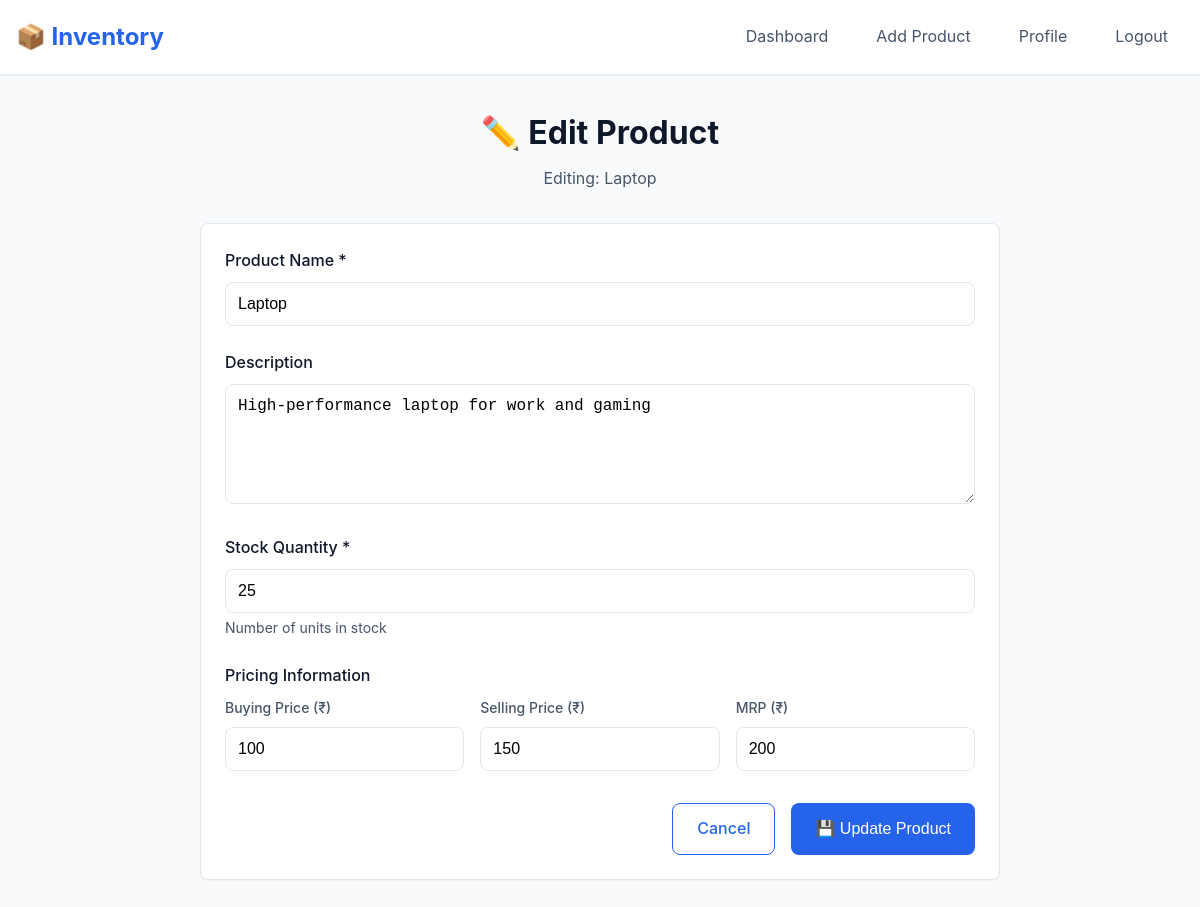
Page /inventory/product/2/edit (signed in) on the committed database.
### tables this page shows
CREATE TABLE products (
                id INTEGER PRIMARY KEY AUTOINCREMENT,
                user_id INTEGER NOT NULL,
                name TEXT NOT NULL,
                description TEXT,
                quantity INTEGER DEFAULT 0,
                created_at TIMESTAMP DEFAULT CURRENT_TIMESTAMP,
                updated_at TIMESTAMP DEFAULT CURRENT_TIMESTAMP,
                FOREIGN KEY (user_id) REFERENCES users (id) ON DELETE CASCADE
            );

CREATE TABLE product_pricing (
                id INTEGER PRIMARY KEY AUTOINCREMENT,
                product_id INTEGER UNIQUE NOT NULL,
                buying_price DECIMAL(10,2),
                selling_price DECIMAL(10,2),
                mrp DECIMAL(10,2),
                updated_at TIMESTAMP DEFAULT CURRENT_TIMESTAMP,
                FOREIGN KEY (product_id) REFERENCES products (id) ON DELETE CASCADE
            );

### routes/inventory.py (the view, shortened to what this page needs)
@inventory_bp.route('/product/<int:product_id>/edit', methods=['GET', 'POST'])
@login_required
def edit_product(product_id):
    try:
        product = Product.get_by_id(product_id, current_app.config['DATABASE_PATH'])
        if not product or product.user_id != current_user.id:
            flash('Product not found.', 'error')
            return redirect(url_for('inventory.dashboard'))
        product_dict = product.to_dict(database_path=current_app.config['DATABASE_PATH'])
        return render_template('inventory/product_form.html', product=product_dict, edit_mode=True)
    except Exception as e:
        flash('Error editing product. Please try again.', 'error')
        print(f"Product edit error: {e}")
        return redirect(url_for('inventory.dashboard'))

### database.py (called while the page is built)
def get_db_connection(database_path='inventory.db'):
    conn = sqlite3.connect(database_path)
    conn.row_factory = sqlite3.Row  # Enable column access by name
    conn.execute('PRAGMA foreign_keys = ON')
    conn.execute('PRAGMA journal_mode = WAL')
    return conn

### models/product.py (called while the page is built)
    @staticmethod
    def get_by_id(product_id, database_path='inventory.db'):
        conn = get_db_connection(database_path)
        try:
            product_data = conn.execute('''
                SELECT id, user_id, name, description, quantity, created_at, updated_at
                FROM products
                WHERE id = ?
            ''', (product_id,)).fetchone()
            if product_data:
                return Product(
                    id=product_data['id'],
                    user_id=product_data['user_id'],
                    name=product_data['name'],
                    description=product_data['description'],
                    quantity=product_data['quantity'],
                    created_at=product_data['created_at'],
                    updated_at=product_data['updated_at']
                )
            return None
        finally:
            conn.close()

    def get_pricing(self, database_path='inventory.db'):
        conn = get_db_connection(database_path)
        try:
            pricing_data = conn.execute('''
                SELECT buying_price, selling_price, mrp, updated_at
                FROM product_pricing
                WHERE product_id = ?
            ''', (self.id,)).fetchone()
            return dict(pricing_data) if pricing_data else None
        finally:
            conn.close()

    def get_images(self, database_path='inventory.db'):
        conn = get_db_connection(database_path)
        try:
            images = conn.execute('''
                SELECT id, filename, original_name, upload_date
                FROM product_images
                WHERE product_id = ?
                ORDER BY upload_date ASC
            ''', (self.id,)).fetchall()
            return [dict(img) for img in images]
        finally:
            conn.close()

### templates/inventory/product_form.html (shortened to what this page needs)
{% extends "base.html" %}
{% block content %}
<div style="max-width: 800px; margin: 0 auto;">
    <div style="margin-bottom: 2rem; text-align: center;">
        <h1 style="margin: 0; color: var(--text-primary);">
            {% if edit_mode %}
                ✏️ Edit Product
            {% else %}
                ➕ Add New Product
            {% endif %}
        </h1>
        {% if edit_mode and product %}
            <p style="margin: 0.5rem 0 0 0; color: var(--text-secondary);">
                Editing: {{ product.name }}
            </p>
        {% endif %}
    </div>
    <div class="card">
        <div class="card-body">
            <form method="POST" enctype="multipart/form-data" id="productForm">
                <div class="form-group">
                    <label for="name" class="form-label">Product Name *</label>
                    <input type="text"
                           id="name"
                           name="name"
                           class="form-input"
                           value="{{ product.name if edit_mode and product else '' }}"
                           required
                           placeholder="Enter product name"
                           maxlength="255">
                </div>
                <div class="form-group">
                    <label for="description" class="form-label">Description</label>
                    <textarea id="description"
                              name="description"
                              class="form-input form-textarea"
                              placeholder="Enter product description (optional)"
                              rows="4">{{ product.description if edit_mode and product else '' }}</textarea>
                </div>
                <div class="form-group">
                    <label for="quantity" class="form-label">Stock Quantity *</label>
                    <input type="number"
                           id="quantity"
                           name="quantity"
                           class="form-input"
                           min="0"
                           step="1"
                           value="{{ product.quantity if edit_mode and product else '0' }}"
                           required
                           placeholder="Enter stock quantity">
                    <small style="color: var(--text-secondary); font-size: 0.875rem; margin-top: 0.25rem; display: block;">
                        Number of units in stock
                    </small>
                </div>
                <div class="form-group">
                    <label class="form-label">Pricing Information</label>
                    <div class="grid grid-cols-1" style="grid-template-columns: repeat(auto-fit, minmax(200px, 1fr)); gap: 1rem;">
                        <div>
                            <label for="buying_price" class="form-label" style="font-size: 0.875rem; color: var(--text-secondary);">
                                Buying Price (₹)
                            </label>
                            <input type="number"
                                   id="buying_price"
                                   name="buying_price"
                                   class="form-input"
                                   step="0.01"
                                   min="0"
                                   value="{{ product.pricing.buying_price if edit_mode and product and product.pricing else '' }}"
                                   placeholder="0.00">
                        </div>
                        <div>
                            <label for="selling_price" class="form-label" style="font-size: 0.875rem; color: var(--text-secondary);">
                                Selling Price (₹)
                            </label>
                            <input type="number"
                                   id="selling_price"
                                   name="selling_price"
                                   class="form-input"
                                   step="0.01"
                                   min="0"
                                   value="{{ product.pricing.selling_price if edit_mode and product and product.pricing else '' }}"
                                   placeholder="0.00">
                        </div>
                        <div>
                            <label for="mrp" class="form-label" style="font-size: 0.875rem; color: var(--text-secondary);">
                                MRP (₹)
                            </label>
                            <input type="number"
                                   id="mrp"
                                   name="mrp"
                                   class="form-input"
                                   step="0.01"
                                   min="0"
                                   value="{{ product.pricing.mrp if edit_mode and product and product.pricing else '' }}"
                                   placeholder="0.00">
                        </div>
                    </div>
                </div>
                <div style="display: flex; gap: 1rem; justify-content: flex-end; margin-top: 2rem;">
                    <a href="{{ url_for('inventory.dashboard') }}" class="btn btn-outline">
                        Cancel
                    </a>
                    <button type="submit" class="btn btn-primary" id="submitBtn">
                        {% if edit_mode %}
                            💾 Update Product
                        {% else %}
                            ➕ Create Product
                        {% endif %}
                    </button>
                </div>
            </form>
        </div>
    </div>
</div>
{% endblock %}

### templates/base.html (style rules this page uses)
* { margin: 0; padding: 0; box-sizing: border-box; }
:root { --primary-color: #2563eb; --primary-dark: #1d4ed8; --secondary-color: #64748b; --success-color: #059669; --warning-color: #d97706; --error-color: #dc2626; --background-color: #f8fafc; --surface-color: #ffffff; --text-primary: #0f172a; --text-secondary: #475569; --border-color: #e2e8f0; --shadow-sm: 0 1px 2px 0 rgb(0 0 0 / 0.05); --shadow-md: 0 4px 6px -1px rgb(0 0 0 / 0.1); --border-radius: 0.5rem; --transition: all 0.2s ease-in-out; }
body { font-family: -apple-system, BlinkMacSystemFont, 'Segoe UI', Roboto, sans-serif; background-color: var(--background-color); color: var(--text-primary); line-height: 1.6; min-height: 100vh; }
.form-group { margin-bottom: 1.5rem; }
.form-label { display: block; margin-bottom: 0.5rem; font-weight: 500; color: var(--text-primary); }
.form-input { width: 100%; padding: 0.75rem; border: 1px solid var(--border-color); border-radius: var(--border-radius); font-size: 1rem; transition: var(--transition); background-color: var(--surface-color); }
.form-textarea { min-height: 120px; resize: vertical; }
.btn { display: inline-flex; align-items: center; justify-content: center; padding: 0.75rem 1.5rem; font-size: 1rem; font-weight: 500; border: none; border-radius: var(--border-radius); cursor: pointer; text-decoration: none; transition: var(--transition); gap: 0.5rem; }
.btn-primary { background-color: var(--primary-color); color: white; }
.btn-outline { background-color: transparent; color: var(--primary-color); border: 1px solid var(--primary-color); }
.card { background: var(--surface-color); border-radius: var(--border-radius); box-shadow: var(--shadow-sm); border: 1px solid var(--border-color); overflow: hidden; }
.card-body { padding: 1.5rem; }
.grid { display: grid; gap: 1.5rem; }
.grid-cols-1 { grid-template-columns: repeat(1, 1fr); }

### rows in the picture
products: name "Laptop", description "High-performance laptop for work and gaming", quantity "25"
product_pricing: buying_price "100", selling_price "150", mrp "200"
